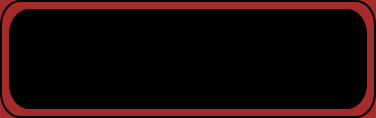
<?xml version="1.0" encoding="UTF-8"?>
<ui version="4.0">
 <class>Form</class>
 <widget class="QWidget" name="Form">
  <property name="geometry">
   <rect>
    <x>0</x>
    <y>0</y>
    <width>376</width>
    <height>118</height>
   </rect>
  </property>
  <property name="sizePolicy">
   <sizepolicy hsizetype="Preferred" vsizetype="Preferred">
    <horstretch>0</horstretch>
    <verstretch>0</verstretch>
   </sizepolicy>
  </property>
  <property name="minimumSize">
   <size>
    <width>0</width>
    <height>0</height>
   </size>
  </property>
  <property name="maximumSize">
   <size>
    <width>16777215</width>
    <height>16777215</height>
   </size>
  </property>
  <property name="windowTitle">
   <string>Form</string>
  </property>
  <property name="styleSheet">
   <string notr="true">QWidget#Form {
	background-color: brown;
	border-radius: 20px solid black;
	border: 2px solid black;
}</string>
  </property>
  <layout class="QGridLayout" name="gridLayout">
   <property name="leftMargin">
    <number>9</number>
   </property>
   <property name="topMargin">
    <number>9</number>
   </property>
   <property name="rightMargin">
    <number>9</number>
   </property>
   <property name="bottomMargin">
    <number>9</number>
   </property>
   <property name="spacing">
    <number>0</number>
   </property>
   <item row="0" column="1">
    <widget class="QLabel" name="panel">
     <property name="styleSheet">
      <string notr="true"> #panel {
	background-color: black;
	color: white;
	border-radius: 20px solid black;
	border: 2px solid black;
}</string>
     </property>
     <property name="text">
      <string/>
     </property>
    </widget>
   </item>
  </layout>
 </widget>
 <resources/>
 <connections/>
</ui>
